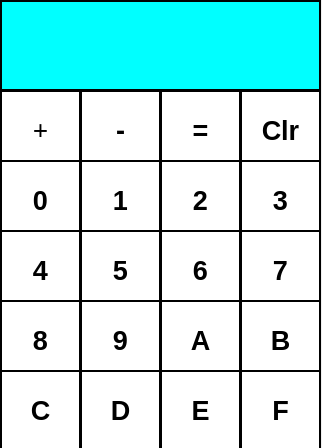
<?xml version="1.0" encoding="UTF-8"?>
<ui version="4.0">
 <class>MainWindow</class>
 <widget class="QMainWindow" name="MainWindow">
  <property name="geometry">
   <rect>
    <x>0</x>
    <y>0</y>
    <width>322</width>
    <height>448</height>
   </rect>
  </property>
  <property name="windowTitle">
   <string>MainWindow</string>
  </property>
  <widget class="QWidget" name="centralwidget">
   <widget class="QLabel" name="TextDisplay">
    <property name="geometry">
     <rect>
      <x>0</x>
      <y>0</y>
      <width>321</width>
      <height>91</height>
     </rect>
    </property>
    <property name="layoutDirection">
     <enum>Qt::LeftToRight</enum>
    </property>
    <property name="styleSheet">
     <string notr="true">QLabel {
	background-color: #00FFFF;
	border: 2px solid black;
	color: #000000;
}
</string>
    </property>
    <property name="text">
     <string/>
    </property>
   </widget>
   <widget class="QPushButton" name="PLUS">
    <property name="geometry">
     <rect>
      <x>0</x>
      <y>90</y>
      <width>81</width>
      <height>81</height>
     </rect>
    </property>
    <property name="font">
     <font>
      <family>Times New Roman</family>
      <pointsize>20</pointsize>
      <bold>true</bold>
     </font>
    </property>
    <property name="styleSheet">
     <string notr="true">QPushButton {
	background-color: #FFFFFF;
	border: 2px solid black;
	color: #000000;
}
</string>
    </property>
    <property name="text">
     <string>+</string>
    </property>
   </widget>
   <widget class="QPushButton" name="MINUS">
    <property name="geometry">
     <rect>
      <x>80</x>
      <y>90</y>
      <width>81</width>
      <height>81</height>
     </rect>
    </property>
    <property name="font">
     <font>
      <pointsize>20</pointsize>
      <bold>true</bold>
     </font>
    </property>
    <property name="styleSheet">
     <string notr="true">QPushButton {
	background-color: #FFFFFF;
	border: 2px solid black;
	color: #000000;
}
</string>
    </property>
    <property name="text">
     <string>-</string>
    </property>
   </widget>
   <widget class="QPushButton" name="EQUAL">
    <property name="geometry">
     <rect>
      <x>160</x>
      <y>90</y>
      <width>81</width>
      <height>81</height>
     </rect>
    </property>
    <property name="font">
     <font>
      <pointsize>20</pointsize>
      <bold>true</bold>
     </font>
    </property>
    <property name="styleSheet">
     <string notr="true">QPushButton {
	background-color: #FFFFFF;
	border: 2px solid black;
	color: #000000;
}
</string>
    </property>
    <property name="text">
     <string>=</string>
    </property>
   </widget>
   <widget class="QPushButton" name="CLEAR">
    <property name="geometry">
     <rect>
      <x>240</x>
      <y>90</y>
      <width>81</width>
      <height>81</height>
     </rect>
    </property>
    <property name="font">
     <font>
      <pointsize>20</pointsize>
      <bold>true</bold>
     </font>
    </property>
    <property name="styleSheet">
     <string notr="true">QPushButton {
	background-color: #FFFFFF;
	border: 2px solid black;
	color: #000000;
}
</string>
    </property>
    <property name="text">
     <string>Clr</string>
    </property>
   </widget>
   <widget class="QPushButton" name="THREE">
    <property name="geometry">
     <rect>
      <x>240</x>
      <y>160</y>
      <width>81</width>
      <height>81</height>
     </rect>
    </property>
    <property name="font">
     <font>
      <pointsize>20</pointsize>
      <bold>true</bold>
     </font>
    </property>
    <property name="styleSheet">
     <string notr="true">QPushButton {
	background-color: #FFFFFF;
	border: 2px solid black;
	color: #000000;
}
</string>
    </property>
    <property name="text">
     <string>3</string>
    </property>
   </widget>
   <widget class="QPushButton" name="TWO">
    <property name="geometry">
     <rect>
      <x>160</x>
      <y>160</y>
      <width>81</width>
      <height>81</height>
     </rect>
    </property>
    <property name="font">
     <font>
      <pointsize>20</pointsize>
      <bold>true</bold>
     </font>
    </property>
    <property name="styleSheet">
     <string notr="true">QPushButton {
	background-color: #FFFFFF;
	border: 2px solid black;
	color: #000000;
}
</string>
    </property>
    <property name="text">
     <string>2</string>
    </property>
   </widget>
   <widget class="QPushButton" name="ONE">
    <property name="geometry">
     <rect>
      <x>80</x>
      <y>160</y>
      <width>81</width>
      <height>81</height>
     </rect>
    </property>
    <property name="font">
     <font>
      <pointsize>20</pointsize>
      <bold>true</bold>
     </font>
    </property>
    <property name="styleSheet">
     <string notr="true">QPushButton {
	background-color: #FFFFFF;
	border: 2px solid black;
	color: #000000;
}
</string>
    </property>
    <property name="text">
     <string>1</string>
    </property>
   </widget>
   <widget class="QPushButton" name="ZERO">
    <property name="geometry">
     <rect>
      <x>0</x>
      <y>160</y>
      <width>81</width>
      <height>81</height>
     </rect>
    </property>
    <property name="font">
     <font>
      <pointsize>20</pointsize>
      <bold>true</bold>
     </font>
    </property>
    <property name="styleSheet">
     <string notr="true">QPushButton {
	background-color: #FFFFFF;
	border: 2px solid black;
	color: #000000;
}
</string>
    </property>
    <property name="text">
     <string>0</string>
    </property>
   </widget>
   <widget class="QPushButton" name="SEVEN">
    <property name="geometry">
     <rect>
      <x>240</x>
      <y>230</y>
      <width>81</width>
      <height>81</height>
     </rect>
    </property>
    <property name="font">
     <font>
      <pointsize>20</pointsize>
      <bold>true</bold>
     </font>
    </property>
    <property name="styleSheet">
     <string notr="true">QPushButton {
	background-color: #FFFFFF;
	border: 2px solid black;
	color: #000000;
}
</string>
    </property>
    <property name="text">
     <string>7</string>
    </property>
   </widget>
   <widget class="QPushButton" name="SIX">
    <property name="geometry">
     <rect>
      <x>160</x>
      <y>230</y>
      <width>81</width>
      <height>81</height>
     </rect>
    </property>
    <property name="font">
     <font>
      <pointsize>20</pointsize>
      <bold>true</bold>
     </font>
    </property>
    <property name="styleSheet">
     <string notr="true">QPushButton {
	background-color: #FFFFFF;
	border: 2px solid black;
	color: #000000;
}
</string>
    </property>
    <property name="text">
     <string>6</string>
    </property>
   </widget>
   <widget class="QPushButton" name="FIVE">
    <property name="geometry">
     <rect>
      <x>80</x>
      <y>230</y>
      <width>81</width>
      <height>81</height>
     </rect>
    </property>
    <property name="font">
     <font>
      <pointsize>20</pointsize>
      <bold>true</bold>
     </font>
    </property>
    <property name="styleSheet">
     <string notr="true">QPushButton {
	background-color: #FFFFFF;
	border: 2px solid black;
	color: #000000;
}
</string>
    </property>
    <property name="text">
     <string>5</string>
    </property>
   </widget>
   <widget class="QPushButton" name="FOUR">
    <property name="geometry">
     <rect>
      <x>0</x>
      <y>230</y>
      <width>81</width>
      <height>81</height>
     </rect>
    </property>
    <property name="font">
     <font>
      <pointsize>20</pointsize>
      <bold>true</bold>
     </font>
    </property>
    <property name="styleSheet">
     <string notr="true">QPushButton {
	background-color: #FFFFFF;
	border: 2px solid black;
	color: #000000;
}
</string>
    </property>
    <property name="text">
     <string>4</string>
    </property>
   </widget>
   <widget class="QPushButton" name="B">
    <property name="geometry">
     <rect>
      <x>240</x>
      <y>300</y>
      <width>81</width>
      <height>81</height>
     </rect>
    </property>
    <property name="font">
     <font>
      <pointsize>20</pointsize>
      <bold>true</bold>
     </font>
    </property>
    <property name="styleSheet">
     <string notr="true">QPushButton {
	background-color: #FFFFFF;
	border: 2px solid black;
	color: #000000;
}
</string>
    </property>
    <property name="text">
     <string>B</string>
    </property>
   </widget>
   <widget class="QPushButton" name="A">
    <property name="geometry">
     <rect>
      <x>160</x>
      <y>300</y>
      <width>81</width>
      <height>81</height>
     </rect>
    </property>
    <property name="font">
     <font>
      <pointsize>20</pointsize>
      <bold>true</bold>
     </font>
    </property>
    <property name="styleSheet">
     <string notr="true">QPushButton {
	background-color: #FFFFFF;
	border: 2px solid black;
	color: #000000;
}
</string>
    </property>
    <property name="text">
     <string>A</string>
    </property>
   </widget>
   <widget class="QPushButton" name="NINE">
    <property name="geometry">
     <rect>
      <x>80</x>
      <y>300</y>
      <width>81</width>
      <height>81</height>
     </rect>
    </property>
    <property name="font">
     <font>
      <pointsize>20</pointsize>
      <bold>true</bold>
     </font>
    </property>
    <property name="styleSheet">
     <string notr="true">QPushButton {
	background-color: #FFFFFF;
	border: 2px solid black;
	color: #000000;
}
</string>
    </property>
    <property name="text">
     <string>9</string>
    </property>
   </widget>
   <widget class="QPushButton" name="EIGHT">
    <property name="geometry">
     <rect>
      <x>0</x>
      <y>300</y>
      <width>81</width>
      <height>81</height>
     </rect>
    </property>
    <property name="font">
     <font>
      <pointsize>20</pointsize>
      <bold>true</bold>
     </font>
    </property>
    <property name="styleSheet">
     <string notr="true">QPushButton {
	background-color: #FFFFFF;
	border: 2px solid black;
	color: #000000;
}
</string>
    </property>
    <property name="text">
     <string>8</string>
    </property>
   </widget>
   <widget class="QPushButton" name="F">
    <property name="geometry">
     <rect>
      <x>240</x>
      <y>370</y>
      <width>81</width>
      <height>81</height>
     </rect>
    </property>
    <property name="font">
     <font>
      <pointsize>20</pointsize>
      <bold>true</bold>
     </font>
    </property>
    <property name="styleSheet">
     <string notr="true">QPushButton {
	background-color: #FFFFFF;
	border: 2px solid black;
	color: #000000;
}
</string>
    </property>
    <property name="text">
     <string>F</string>
    </property>
   </widget>
   <widget class="QPushButton" name="E">
    <property name="geometry">
     <rect>
      <x>160</x>
      <y>370</y>
      <width>81</width>
      <height>81</height>
     </rect>
    </property>
    <property name="font">
     <font>
      <pointsize>20</pointsize>
      <bold>true</bold>
     </font>
    </property>
    <property name="styleSheet">
     <string notr="true">QPushButton {
	background-color: #FFFFFF;
	border: 2px solid black;
	color: #000000;
}
</string>
    </property>
    <property name="text">
     <string>E</string>
    </property>
   </widget>
   <widget class="QPushButton" name="D">
    <property name="geometry">
     <rect>
      <x>80</x>
      <y>370</y>
      <width>81</width>
      <height>81</height>
     </rect>
    </property>
    <property name="font">
     <font>
      <pointsize>20</pointsize>
      <bold>true</bold>
     </font>
    </property>
    <property name="styleSheet">
     <string notr="true">QPushButton {
	background-color: #FFFFFF;
	border: 2px solid black;
	color: #000000;
}
</string>
    </property>
    <property name="text">
     <string>D</string>
    </property>
   </widget>
   <widget class="QPushButton" name="C">
    <property name="geometry">
     <rect>
      <x>0</x>
      <y>370</y>
      <width>81</width>
      <height>81</height>
     </rect>
    </property>
    <property name="font">
     <font>
      <pointsize>20</pointsize>
      <bold>true</bold>
     </font>
    </property>
    <property name="styleSheet">
     <string notr="true">QPushButton {
	background-color: #FFFFFF;
	border: 2px solid black;
	color: #000000;
}
</string>
    </property>
    <property name="text">
     <string>C</string>
    </property>
   </widget>
  </widget>
 </widget>
 <resources/>
 <connections/>
</ui>
